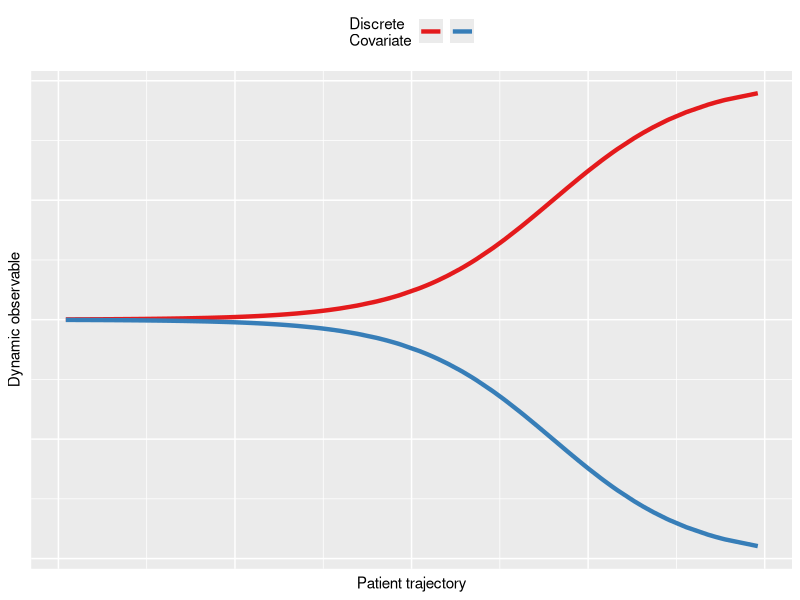
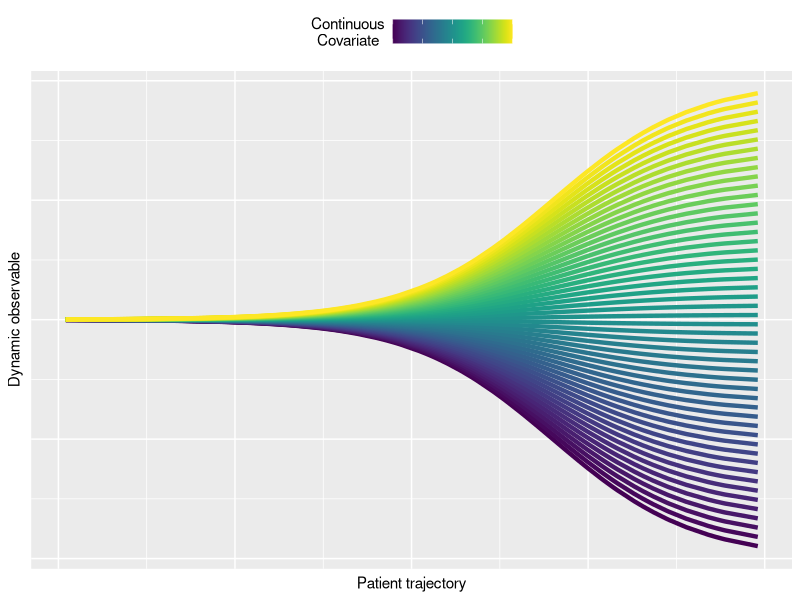
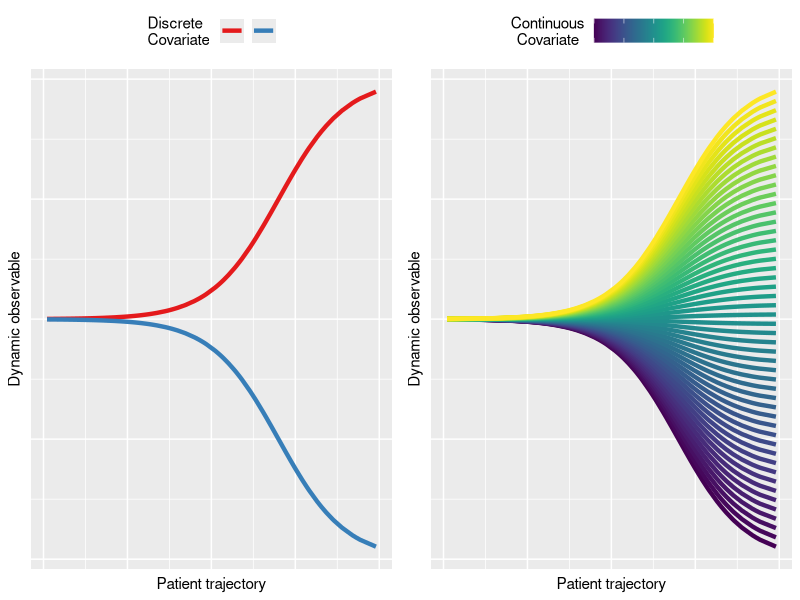

Generate these figures, in order, with R: (Note: this script raises an error after producing the figures.)
library(tidyverse)
library(viridis)
library(cowplot)

sigmoid <- function(pst, mu0, k, t0) 2 * mu0 / (1 + exp(-k*(pst - t0)))
linear <- function(pst, c, k) c + k*pst

N <- 100

pst <- runif(N)


# Discrete case -----------------------------------------------------------

df_discrete <- data_frame(
  pst = pst,
  x1 = sigmoid(pst, 2, 10, 0.7),
  x2 = sigmoid(pst, -2, 10, 0.7)
)

gather(df_discrete, covariate, y, -pst) %>% 
  arrange(pst) %>% 
  ggplot(aes(x = pst, y = y, color = covariate)) +
  geom_line(size = 1.5) +
  scale_color_brewer(name = "Discrete\nCovariate", palette = "Set1") +
  xlab("Patient trajectory") + ylab("Dynamic observable") +
  theme(legend.text = element_blank(), legend.direction = "horizontal",
        legend.position = "top", axis.text = element_blank(),
        axis.ticks = element_blank(), axis.title = element_text(size = 11))

discrete_plot <- last_plot()



# Continuous case ---------------------------------------------------------

mu0 <- seq(-2, 2, length.out = 50)

df_conts <- lapply(mu0, function(m0) {
  data_frame(
    pst = pst,
    y = sigmoid(pst, m0, 10, 0.7),
    mu0 = m0
  )
})

dfc <- bind_rows(df_conts)

dfc %>% arrange(mu0, pst) %>% 
  ggplot(aes(x = pst, y = y, group = mu0, color = mu0)) +
  geom_line(size = 1.5) + scale_color_viridis(name = "Continuous\nCovariate") +
  theme(legend.text = element_blank(), legend.direction = "horizontal",
        legend.title = element_text(hjust = 0.5),
        legend.position = "top", axis.text = element_blank(),
        axis.ticks = element_blank(), axis.title = element_text(size = 11)) +
  xlab("Patient trajectory") + ylab("Dynamic observable")

continuous_plot = last_plot()

plot_grid(discrete_plot, continuous_plot)

phenotime_diagram <- last_plot()

save(phenotime_diagram, file = "../figs/phenotime_diagram.Rdata")
ggsave("../figs/phenotime_diagram.png", width = 9, height = 3)



# Linear discrete ---------------------------------------------------------

df_discrete <- data_frame(
  pst = pst,
  x1 = linear(pst, 2, -2),
  x2 = linear(pst, 2, 0)
)

gather(df_discrete, covariate, y, -pst) %>% 
  arrange(pst) %>% 
  ggplot(aes(x = pst, y = y, color = covariate)) +
  geom_line(size = 1.5) +
  scale_color_brewer(name = "Discrete\nCovariate (x)", palette = "Set1") +
  xlab("Patient trajectory (z)") + ylab("Dynamic observable (y)") +
  theme(legend.text = element_blank(), legend.direction = "horizontal",
        legend.position = "top", axis.text = element_blank(),
        axis.ticks = element_blank(), axis.title = element_text(size = 11))

discrete_plot <- last_plot()


# Continuous linear -------------------------------------------------------


ks <- seq(-2, 2, length.out = 100)

df_conts <- lapply(ks, function(k) {
  data_frame(
    pst = pst,
    y = linear(pst, 0, k),
    k = k
  )
})

dfc <- bind_rows(df_conts)

dfc %>% arrange(k, pst) %>% 
  ggplot(aes(x = pst, y = y, group = k, color = k)) +
  geom_line(size = 1.5) + scale_color_viridis(name = "Continuous\nCovariate (x)") +
  theme(legend.text = element_blank(), legend.direction = "horizontal",
        legend.title = element_text(hjust = 0.5),
        legend.position = "top", axis.text = element_blank(),
        axis.ticks = element_blank(), axis.title = element_text(size = 11)) +
  xlab("Patient trajectory (z)") + ylab("Dynamic observable (y)")

continuous_plot = last_plot()

plot_grid(discrete_plot, continuous_plot)

phenotime_diagram_linear <- last_plot()

save(phenotime_diagram_linear, file = "../figs/phenotime_diagram_linear.Rdata")
ggsave("../figs/phenotime_diagram_linear.png", width = 9, height = 3)
  
  